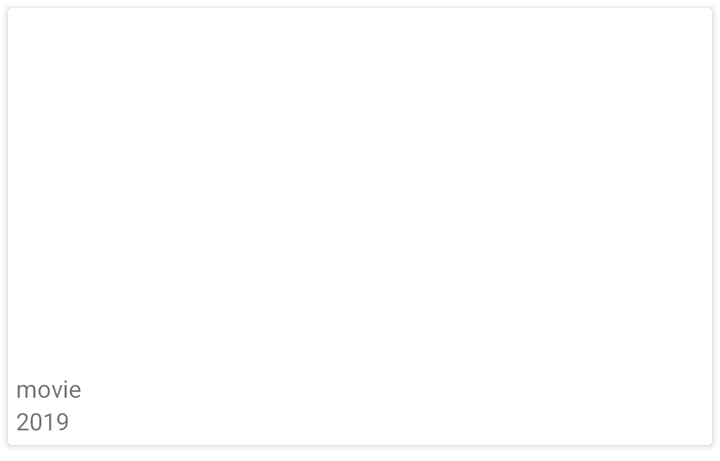
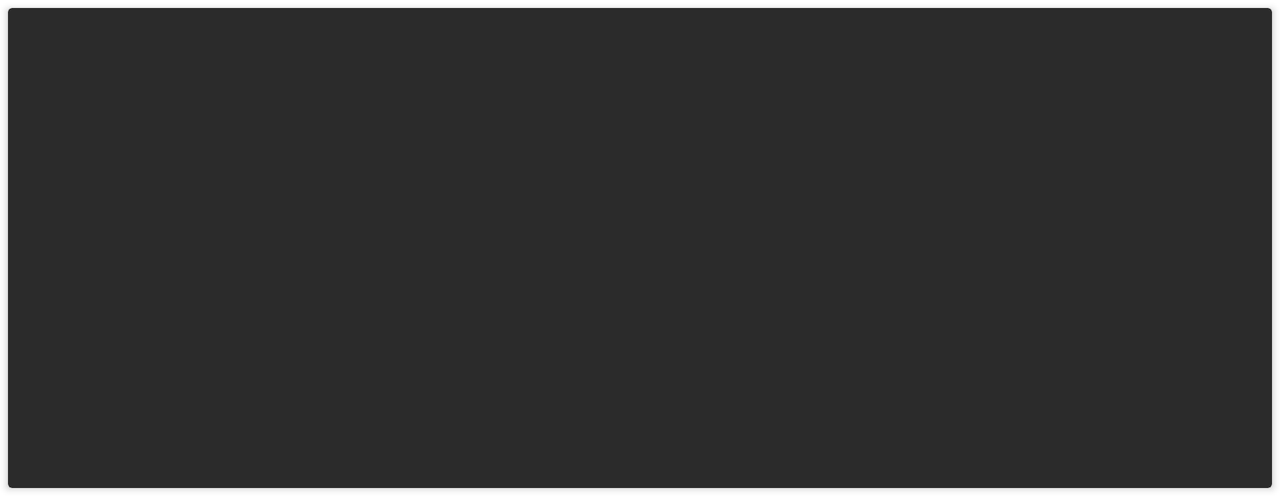

The same Android screen from two of the app's own layout files: first res/layout/ as a phone draws it, then the repository's variant for another configuration, drawn on a device whose configuration selects that folder. Both files follow.
<!-- AndroidManifest.xml: application theme Theme.INSTAFLIX -->
<!-- res/layout/movie_list_item.xml -->
<?xml version="1.0" encoding="utf-8"?>
<androidx.cardview.widget.CardView
    xmlns:android="http://schemas.android.com/apk/res/android"
    android:id="@+id/card_view"
    android:layout_width="match_parent"
    android:layout_height="wrap_content"
    android:foreground="?selectableItemBackground"
    android:layout_marginLeft="4dp"
    android:layout_marginRight="4dp"
    android:layout_marginTop="4dp"
    android:layout_marginBottom="8dp"
    android:focusable="true"
    android:clickable="true">

    <LinearLayout
        android:layout_width="match_parent"
        android:layout_height="wrap_content"
        android:orientation="vertical">

        <ImageView
            android:id="@+id/cv_iv_movie_poster"
            android:layout_width="match_parent"
            android:layout_height="180dp"
            android:scaleType="centerCrop"
            android:layout_gravity="center"
            android:src="@drawable/ic_launcher_background">

        </ImageView>

        <TextView
            android:id="@+id/cv_movie_title"
            android:layout_width="wrap_content"
            android:layout_height="wrap_content"
            android:layout_marginTop="2dp"
            android:layout_marginStart="4dp"
            android:text="movie"
            android:textSize="12sp"
            android:maxLines="1"
            android:ellipsize="end"/>

        <TextView
            android:id="@+id/cv_movie_release_date"
            android:layout_width="wrap_content"
            android:layout_height="wrap_content"
            android:layout_marginStart="4dp"
            android:layout_marginBottom="4dp"
            android:text="2019"
            android:maxLength="4"
            android:textSize="12sp"/>

    </LinearLayout>

</androidx.cardview.widget.CardView>
<!-- resources referenced by this layout -->
<resources>
  <style name="Theme.INSTAFLIX" parent="Theme.AppCompat.DayNight.NoActionBar">
          
          <item name="colorPrimary">@color/black</item>
          <item name="colorPrimaryVariant">@color/black</item>
          <item name="colorOnPrimary">@color/white</item>
          
          <item name="colorSecondary">@color/rojo</item>
          <item name="colorSecondaryVariant">@color/rojo</item>
          <item name="colorOnSecondary">@color/rojo</item>
          
          <item name="android:statusBarColor" tools:targetApi="l">?attr/colorPrimaryVariant</item>
          
          <item name="android:windowContentTransitions">true</item>
          <item name="android:windowBackground">@android:color/transparent</item>
          <item name="android:windowIsTranslucent">true</item>
          <item name="android:windowContentOverlay">@null</item>
      </style>
  <color name="black">#FF000000</color>
  <color name="white">#FFFFFFFF</color>
  <color name="rojo">#F44336</color>
</resources>
<!-- res/layout-land/movie_list_item.xml (the repository's variant of the layout above) -->
<!-- drawn on the phone turned sideways -->
<?xml version="1.0" encoding="utf-8"?>
<androidx.cardview.widget.CardView xmlns:android="http://schemas.android.com/apk/res/android"

    xmlns:app="http://schemas.android.com/apk/res-auto"
    android:id="@+id/card_view"
    android:layout_width="match_parent"
    android:layout_height="wrap_content"
    android:layout_marginLeft="4dp"
    android:layout_marginTop="4dp"
    android:layout_marginRight="4dp"
    android:layout_marginBottom="8dp"
    android:background="#323131"
    android:backgroundTint="#2B2B2B"
    android:clickable="true"
    android:focusable="true"
    android:foreground="?selectableItemBackground"
    app:cardBackgroundColor="@color/black">

    <LinearLayout
        android:layout_width="match_parent"
        android:layout_height="wrap_content"
        android:orientation="vertical">

        <ImageView
            android:id="@+id/cv_iv_movie_poster"
            android:layout_width="match_parent"
            android:layout_height="240dp"
            android:layout_gravity="center"
            android:scaleType="centerCrop"
            android:src="@drawable/ic_launcher_background"
            android:transitionName="posterMovie">

        </ImageView>

    </LinearLayout>

</androidx.cardview.widget.CardView>
<!-- resources referenced by the variant -->
<!-- as the phone turned sideways resolves them -->
<resources>
  <color name="black">#FF000000</color>
  <style name="Theme.INSTAFLIX" parent="Theme.AppCompat.DayNight.NoActionBar">
          
          <item name="colorPrimary">@color/black</item>
          <item name="colorPrimaryVariant">@color/black</item>
          <item name="colorOnPrimary">@color/white</item>
          
          <item name="colorSecondary">@color/rojo</item>
          <item name="colorSecondaryVariant">@color/rojo</item>
          <item name="colorOnSecondary">@color/rojo</item>
          
          <item name="android:statusBarColor" tools:targetApi="l">?attr/colorPrimaryVariant</item>
          
          <item name="android:windowContentTransitions">true</item>
          <item name="android:windowBackground">@android:color/transparent</item>
          <item name="android:windowIsTranslucent">true</item>
          <item name="android:windowContentOverlay">@null</item>
      </style>
  <color name="white">#FFFFFFFF</color>
  <color name="rojo">#F44336</color>
</resources>
